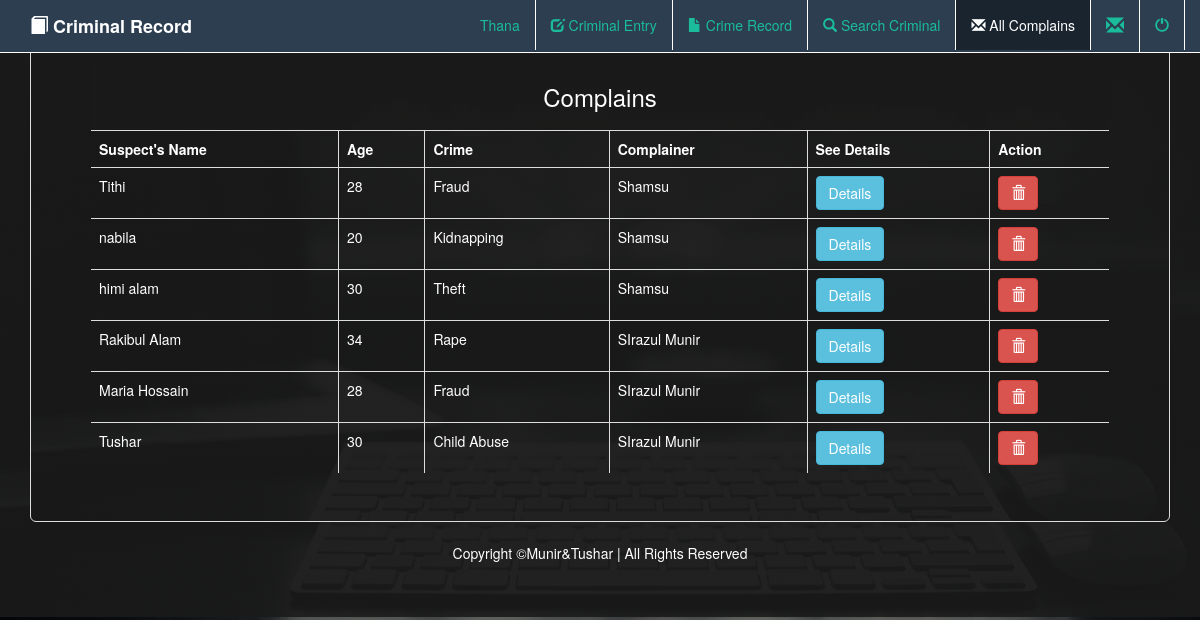
/seeComplain.php, run on the app's committed database.
### tables this page shows
CREATE TABLE `complain` (
  `complain_id` int(30) NOT NULL,
  `suspect_name` varchar(30) DEFAULT NULL,
  `suspect_age` int(10) DEFAULT NULL,
  `suspect_gender` varchar(30) DEFAULT NULL,
  `crime_type` varchar(30) DEFAULT NULL,
  `complain_description` varchar(1000) DEFAULT NULL,
  `complain_date` varchar(50) DEFAULT NULL,
  `image` varchar(500) DEFAULT NULL,
  `complain_ststus` int(1) NOT NULL
);

CREATE TABLE `complainer` (
  `complainer_id` int(11) NOT NULL,
  `complainer_name` varchar(20) DEFAULT NULL,
  `complainer_nid` varchar(30) DEFAULT NULL,
  `complainer_phone` varchar(20) DEFAULT NULL,
  `complainer_email` varchar(40) DEFAULT NULL,
  `complainer_address` varchar(30) DEFAULT NULL
);

### seeComplain.php (the view, shortened to what this page needs)
<?php
  require_once('dbConnect.php');
  $row= $conn->query("SELECT * FROM `complain` join `complainer` WHERE complain_id = complainer_id ORDER by complain_id DESC");
  $email2 = $_SESSION['authority_email'];
  $row2= $conn->query("SELECT * FROM `authority_info` WHERE authority_email='$email2'");
  $result2 = mysqli_fetch_array($row2);
 ?>
 <!DOCTYPE html>
 <html lang="en">
   <head>
     <link rel="stylesheet" href="https://maxcdn.bootstrapcdn.com/bootstrap/3.3.6/css/bootstrap.min.css" />
   </head>
   <body>
         <div class="navbar navbar-inverse navbar-fixed-top">
             <div class="container">
                 <div class="navbar-header">
                     <a href="" class="navbar-brand"><span class="glyphicon glyphicon-book"></span></span> <b>Criminal Record</b></a>
                 </div>
                 <div class="collapse navbar-collapse" id="example">
                     <ul class="nav navbar-nav navbar-right">
                         <li> <a href="thanaReport.php"> <?php echo $result2['duty_area']; ?> Thana</a>  </li>
                         <li><a href="criminalEntry.php"><span class="glyphicon glyphicon-edit"></span> Criminal Entry</a></li>
                         <li><a href="crimeRecord.php"><span class="glyphicon glyphicon-file"></span> Crime Record</a></li>
                         <li><a href="search.php"><span class="glyphicon glyphicon-search"></span> Search Criminal</a></li>
                         <li class="active"><a href="seeComplain.php"><span class="glyphicon glyphicon-envelope"></span> All Complains</a></li>
                         <li class="dropdown">
                            <a href="#" class="dropdown-toggle" data-toggle="dropdown"> <span class="glyphicon glyphicon-envelope" style="font-size:18px;"></span></a>
                         </li>
                         <li><a href="logOut.php"><span class="glyphicon glyphicon-off"></span></a></li>
                     </ul>
                 </div>
             </div>
         </div>
          <div class="container">
           <div class="panel panel-default jumbotron">
             <div class="panel-heading"><h3 align="center">Complains</h3></div>
             <table class="table table-bordered">
               <thead>
                   <tr>
                       <th>Suspect's Name</th>
                       <th>Age</th>
                       <th>Crime</th>
                       <th>Complainer</th>
                       <th>See Details</th>
                       <th colspan="2">Action</th>
                   </tr>
               </thead>
               <tbody>
                 <?php while($result = mysqli_fetch_array($row)) { ?>
                   <tr>
                       <td><?php echo $result['suspect_name']; ?></td>
                       <td><?php echo $result['suspect_age']; ?></td>
                       <td><?php echo $result['crime_type']; ?></td>
                       <td><?php echo $result['complainer_name']; ?></td>
                       <td><a href="complainDetails.php?id=<?php echo $result['complainer_id']; ?>" class="btn btn-info" >Details</a></td>
                       <td><a onclick="return confirm('Are you sure want to dleate?')" href="deleteComplain.php?id=<?php echo $result['complainer_id']; ?>" class="btn btn-danger"><span class="glyphicon glyphicon-trash"></span></a></td>
                  </tr>
                 <?php } ?>
               </tbody>
             </table>
           </div>
         </div>
     <div class="navbar navbar-bottom">
       <p align="center">Copyright &copy;Munir&Tushar | All Rights Reserved</p>
     </div>
   </body>
 </html>

### seeComplain.php (style rules this page uses)
body { padding-top: 5px; padding-bottom: 5px; background: linear-gradient(rgba(26,26,26,.9),rgba(26,26,26,.9)), url("images/b.jpg"); background-size: cover; background-position: center; background-repeat: no-repeat; color: #FFFFFF; }
.panel { background: linear-gradient(rgba(26,26,26,.9),rgba(26,26,26,.9)), url("images/b.jpg"); background-size: cover; background-position: center; background-repeat: no-repeat; color: #FFFFFF; }
.panel .panel-heading { background: linear-gradient(rgba(26,26,26,.9),rgba(26,26,26,.9)), url("images/b.jpg"); color: #FFFFFF; }
.navbar-inverse { background-color: #2C3E50; border-color: #FFFFFF; color: #FFFFFF; }
.navbar-inverse .navbar-brand { color: #FFFFFF; }
.navbar-inverse .navbar-nav > li > a { color: #FFFFFF; border-right: 1px solid #FFFFFF; }
.navbar-inverse .navbar-nav > .active > a, .navbar-inverse .navbar-nav > .active > a:hover, .navbar-inverse .navbar-nav > .active > a:focus { color: #FFFFFF; background-color: #1A242F; }
.navbar-inverse .navbar-nav > li > a, .navbar-inverse .navbar-nav > li > a:focus { color: #1BBC9C; background-color: transparent; }

### data on the page
complain: suspect_name "Tithi", suspect_age "28", crime_type "Fraud", complainer.complainer_name "Shamsu"
complain: suspect_name "nabila", suspect_age "20", crime_type "Kidnapping", complainer.complainer_name "Shamsu"
complain: suspect_name "himi alam", suspect_age "30", crime_type "Theft", complainer.complainer_name "Shamsu"
complain: suspect_name "Rakibul Alam", suspect_age "34", crime_type "Rape", complainer.complainer_name "SIrazul Munir"
complain: suspect_name "Maria Hossain", suspect_age "28", crime_type "Fraud", complainer.complainer_name "SIrazul Munir"
complain: suspect_name "Tushar", suspect_age "30", crime_type "Child Abuse", complainer.complainer_name "SIrazul Munir"
